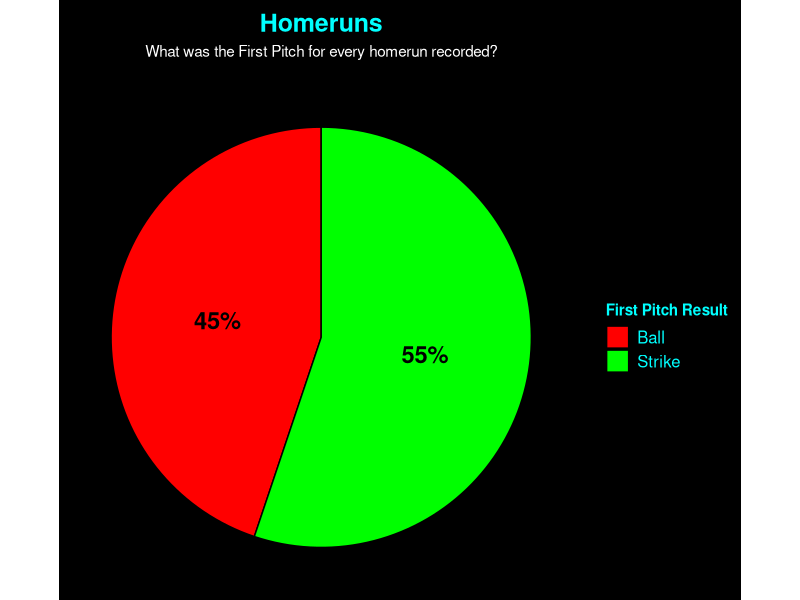

The R script that drew this image:
## ---- chunk 1
#| echo: false
#| warning: false
#| dev-args: { "bg": "black" }
library(tidyverse)

# 1. Load the Data (Using the file we fixed in the last step)
data <- read_csv("fps_analysis_2024.csv")

# 2. Prepare the Data: Filter for HITS only
pie_data <- data |> 
  filter(is_homerun == TRUE) |>              # Keep only rows where a Hit occurred
  filter(first_pitch_result %in% c("Strike", "Ball")) |> # Remove "Other"
  count(first_pitch_result) |>           # Count how many were Strikes vs Balls
  mutate(
    percentage = n / sum(n),             # Calculate %
    label_text = scales::percent(percentage, accuracy = 1) # Make "55%" label
  )

# 3. Create the Pie Chart
ggplot(pie_data, aes(x = "", y = n, fill = first_pitch_result)) +
  
  # Create the Bar (which becomes a Pie in the next step)
  geom_bar(stat = "identity", width = 1, color = "black") +
  
  # Turn the Bar into a Pie
  coord_polar("y", start = 0) +
  
  # COLORS: Green for Strike, Red for Ball
  scale_fill_manual(values = c("Strike" = "#00ff00", 
                               "Ball" = "#ff0000")) +
  
  # Add the Percentages inside the slices
  geom_text(aes(label = label_text), 
            position = position_stack(vjust = 0.5), 
            color = "black", # Black text inside the bright colors is easier to read
            fontface = "bold", size = 6) +
  
  # LABELS
  labs(
    title = "Homeruns",
    subtitle = "What was the First Pitch for every homerun recorded?",
    fill = "First Pitch Result", # Legend Title
    x = NULL, y = NULL
  ) +
  
 # ... (rest of your ggplot code above) ...

  theme_void() + 
  theme(
    # 1. REMOVE THE WHITE EDGES (Margins)
    plot.margin = margin(0, 0, 0, 0, "cm"),
    
    # 2. Ensure the background fills everything with NO borders
    plot.background = element_rect(fill = "black", color = NA), 
    panel.background = element_rect(fill = "black", color = NA),
    
    # 3. Text Styling (Same as before)
    plot.title = element_text(color = "#00ffff", face = "bold", size = 18, hjust = 0.5, margin = margin(t=10, b=5)),
    plot.subtitle = element_text(color = "white", hjust = 0.5, margin = margin(b=10)),
    
    # 4. Legend Styling
    legend.text = element_text(color = "#00ffff", size = 12),
    legend.title = element_text(color = "#00ffff", face = "bold"),
    legend.position = "right",
    legend.box.margin = margin(10, 10, 10, 10) # Gives the legend a little breathing room
  )
